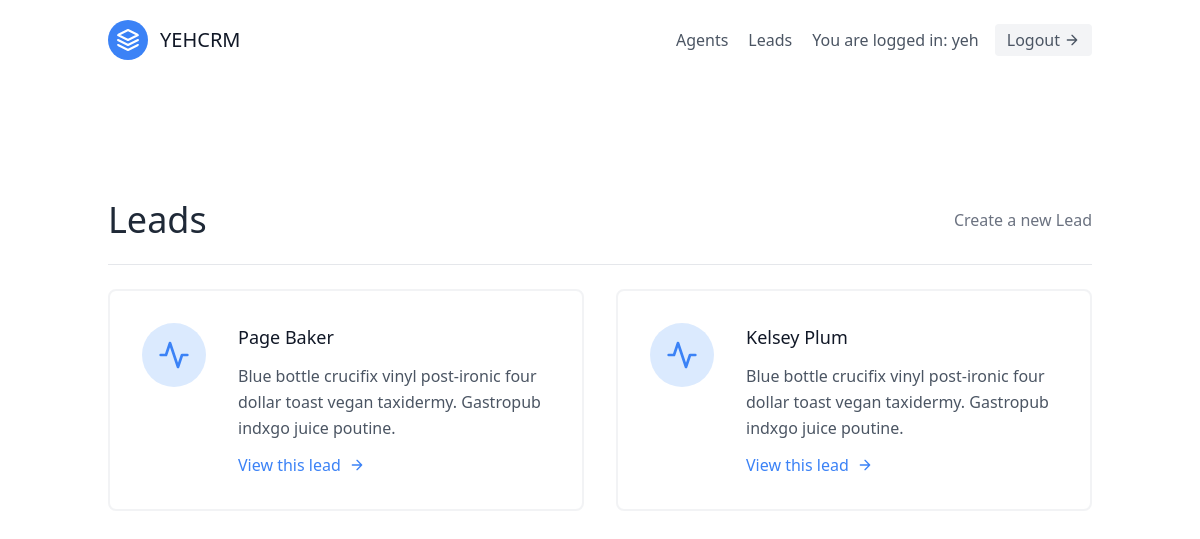
Screenshot of /leads/ (signed in) with the database file from the repository.
### leads/models.py (models this page shows, shortened)
class User(AbstractUser):
    is_organizor = models.BooleanField(default=True)
    is_agent = models.BooleanField(default=False)

class Lead(models.Model):
    first_name = models.CharField(max_length=20)
    last_name = models.CharField(max_length=20)
    age = models.IntegerField(default=0)
    organization = models.ForeignKey(UserProfile,on_delete=models.CASCADE)
    agent = models.ForeignKey("Agent",null=True,blank=True,on_delete = models.SET_NULL)

### leads/views.py (the view)
# urls.py: path('',LeadListView.as_view(),name='lead-list'),
class LeadListView(LoginRequiredMixin,ListView):
    template_name = "leads/lead_list.html"
    context_object_name = "leads"
    def get_queryset(self):
        user = self.request.user
        if user.is_organizor:
            queryset = Lead.objects.filter(organization = user.userprofile)
        else:
            queryset = Lead.objects.filter(organization = user.agent.organization)
            queryset = queryset.filter(agent__user = user)
        return queryset

### leads/templates/leads/lead_list.html (shortened to what this page needs)
{% extends "base.html" %}
{% block content %}
<section class="text-gray-600 body-font">
  <div class="container px-5 py-24 mx-auto flex flex-wrap">
    <div class="w-full mb-6 py-6 flex justify-between items-center border-b border-gray-200">
        <div>
            <h1 class="text-4xl text-gray-800">Leads</h1>
        </div>
        <div>
            {% if request.user.is_organizor %}
                <a class="text-gray-500 hover:text-blue-500" href="{% url 'leads:lead-create' %}">Create a new Lead</a>
            {% endif %}
        </div>
    </div>
    <div class="flex flex-wrap -m-4">
        {% for lead in leads %}
        <div class="p-4 lg:w-1/2 md:w-full">
            <div class="flex border-2 rounded-lg border-gray-200 border-opacity-50 p-8 sm:flex-row flex-col">
            <div class="w-16 h-16 sm:mr-8 sm:mb-0 mb-4 inline-flex items-center justify-center rounded-full bg-blue-100 text-blue-500 flex-shrink-0">
                <svg fill="none" stroke="currentColor" stroke-linecap="round" stroke-linejoin="round" stroke-width="2" class="w-8 h-8" viewBox="0 0 24 24">
                <path d="M22 12h-4l-3 9L9 3l-3 9H2"></path>
                </svg>
            </div>
            <div class="flex-grow">
                <h2 class="text-gray-900 text-lg title-font font-medium mb-3">
                    {{ lead.first_name }} {{lead.last_name}}
                </h2>
                <p class="leading-relaxed text-base">
                    Blue bottle crucifix vinyl post-ironic four dollar toast vegan taxidermy. Gastropub indxgo juice poutine.
                </p>
                <a class="mt-3 text-blue-500 inline-flex items-center" href="{% url 'leads:lead-detail' lead.pk %}">
                    View this lead
                    <svg fill="none" stroke="currentColor" stroke-linecap="round" stroke-linejoin="round" stroke-width="2" class="w-4 h-4 ml-2" viewBox="0 0 24 24">
                        <path d="M5 12h14M12 5l7 7-7 7"></path>
                    </svg>
                </a>
            </div>
            </div>
        </div>
        {% endfor %}
    </div>
  </div>
</section>
{% endblock content %}

### templates/navbar.html (shortened to what this page needs)
<header class="text-gray-600 body-font">
  <div class="container mx-auto flex flex-wrap p-5 flex-col md:flex-row items-center">
    <a class="flex title-font font-medium items-center text-gray-900 mb-4 md:mb-0">
      <svg xmlns="http://www.w3.org/2000/svg" fill="none" stroke="currentColor" stroke-linecap="round" stroke-linejoin="round" stroke-width="2" class="w-10 h-10 text-white p-2 bg-blue-500 rounded-full" viewBox="0 0 24 24">
        <path d="M12 2L2 7l10 5 10-5-10-5zM2 17l10 5 10-5M2 12l10 5 10-5"></path>
      </svg>
      <span class="ml-3 text-xl">YEHCRM</span>
    </a>
    <nav class="md:ml-auto flex flex-wrap items-center text-base justify-center">
        {% if not request.user.is_authenticated %}
          <a href="{% url 'signup' %}" class="mr-5 hover:text-gray-900">Sign up</a>
        {% else %}
          {% if request.user.is_organizor %}
            <a href="{% url 'agents:agent-list' %}" class="mr-5 hover:text-gray-900">Agents</a>
          {% endif %}
          <a href="{% url 'leads:lead-list' %}" class="mr-5 hover:text-gray-900">Leads</a>
        {% endif %}
    </nav>
    {% if request.user.is_authenticated %}
      You are logged in: {{request.user.username}}
      <a href="{% url 'logout' %}" class="ml-4 inline-flex items-center bg-gray-100 border-0 py-1 px-3 focus:outline-none hover:bg-gray-200 rounded text-base mt-4 md:mt-0">
        Logout
        <svg fill="none" stroke="currentColor" stroke-linecap="round" stroke-linejoin="round" stroke-width="2" class="w-4 h-4 ml-1" viewBox="0 0 24 24">
          <path d="M5 12h14M12 5l7 7-7 7"></path>
        </svg>
      </a>
    {% endif %}
  </div>
</header>

### rows the page displays
User: user.username "yeh"
Lead: first_name "Page", last_name "Baker"
Lead: first_name "Kelsey", last_name "Plum"
